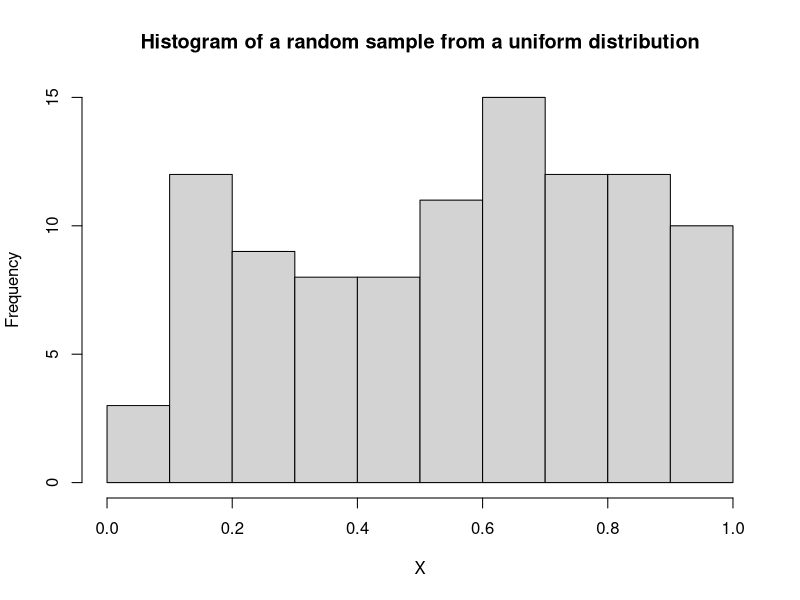

Recreate this plot in R.
## ---- chunk 1
a = 64
## ---- chunk 2
b = sqrt (a)
## ---- chunk 3
x = runif (100)
## ---- chunk 4
hist(x, main = "Histogram of a random sample from a uniform distribution", ylab = "Frequency", xlab = "X")
